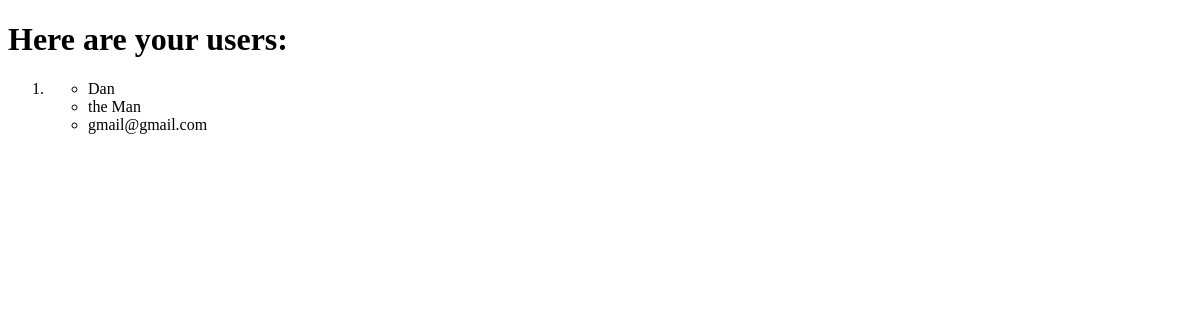
The app's page /users/, older data.
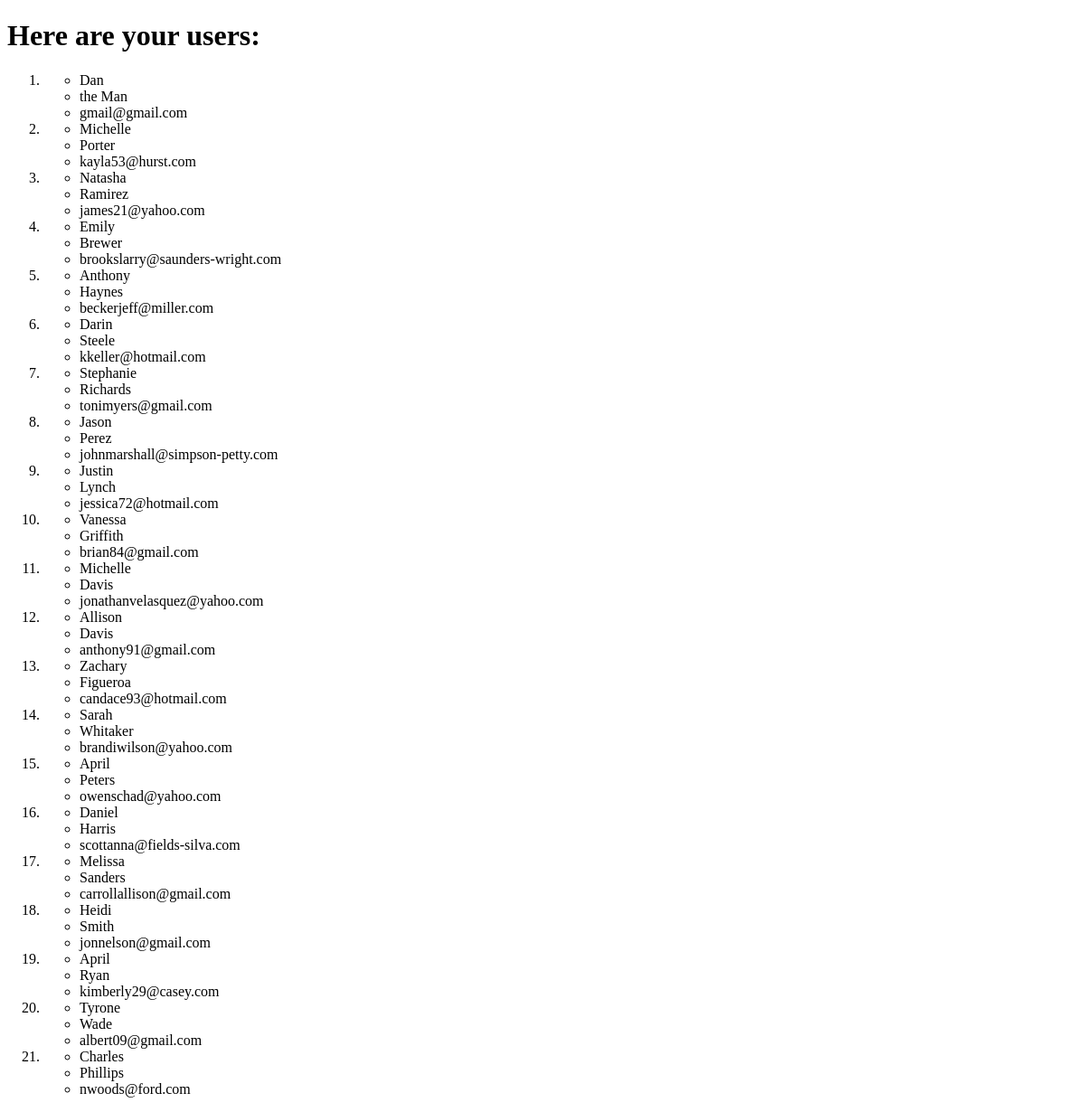
The same page, newer data.
### second_app/models.py (models this page shows, shortened)
class User(models.Model):
    first = models.CharField(max_length=128)
    last = models.CharField(max_length=128)
    email = models.CharField(max_length=25)

### second_app/views.py (the view)
# urls.py: path('users/', views.user, name='user')
def user(request):
    user_context = {'users':User.objects.all()}
    return render(request, 'second_app/users.html', context=user_context)

### templates/second_app/users.html (shortened to what this page needs)
<!DOCTYPE html>
<html lang="en">
<head>
</head>
<body>
    <h1>Here are your users:</h1>
    {% if users %}
        <ol type="1">
            {% for user in users %}
                <li>
                    <ul>
                        <li>{{user.first}}</li>
                        <li>{{user.last}}</li>
                        <li>{{user.email}}</li>
                    </ul>
                </li>
            {% endfor %}
        </ol>
    {% else %}
        <p>NO USERS FOUND</p>
    {% endif %}
</body>
</html>

Row changes from the older to the newer data that the page shows:
added User: first "Michelle", last "Porter", email "kayla53@hurst.com"
added User: first "Natasha", last "Ramirez", email "james21@yahoo.com"
added User: first "Emily", last "Brewer", email "brookslarry@saunders-wright.com"
added User: first "Anthony", last "Haynes", email "beckerjeff@miller.com"
added User: first "Darin", last "Steele", email "kkeller@hotmail.com"
added User: first "Stephanie", last "Richards", email "tonimyers@gmail.com"
added User: first "Jason", last "Perez", email "johnmarshall@simpson-petty.com"
added User: first "Justin", last "Lynch", email "jessica72@hotmail.com"
added User: first "Vanessa", last "Griffith", email "brian84@gmail.com"
added User: first "Michelle", last "Davis", email "jonathanvelasquez@yahoo.com"
added User: first "Allison", last "Davis", email "anthony91@gmail.com"
added User: first "Zachary", last "Figueroa", email "candace93@hotmail.com"
added User: first "Sarah", last "Whitaker", email "brandiwilson@yahoo.com"
added User: first "April", last "Peters", email "owenschad@yahoo.com"
added User: first "Daniel", last "Harris", email "scottanna@fields-silva.com"
added User: first "Melissa", last "Sanders", email "carrollallison@gmail.com"
added User: first "Heidi", last "Smith", email "jonnelson@gmail.com"
added User: first "April", last "Ryan", email "kimberly29@casey.com"
added User: first "Tyrone", last "Wade", email "albert09@gmail.com"
added User: first "Charles", last "Phillips", email "nwoods@ford.com"
